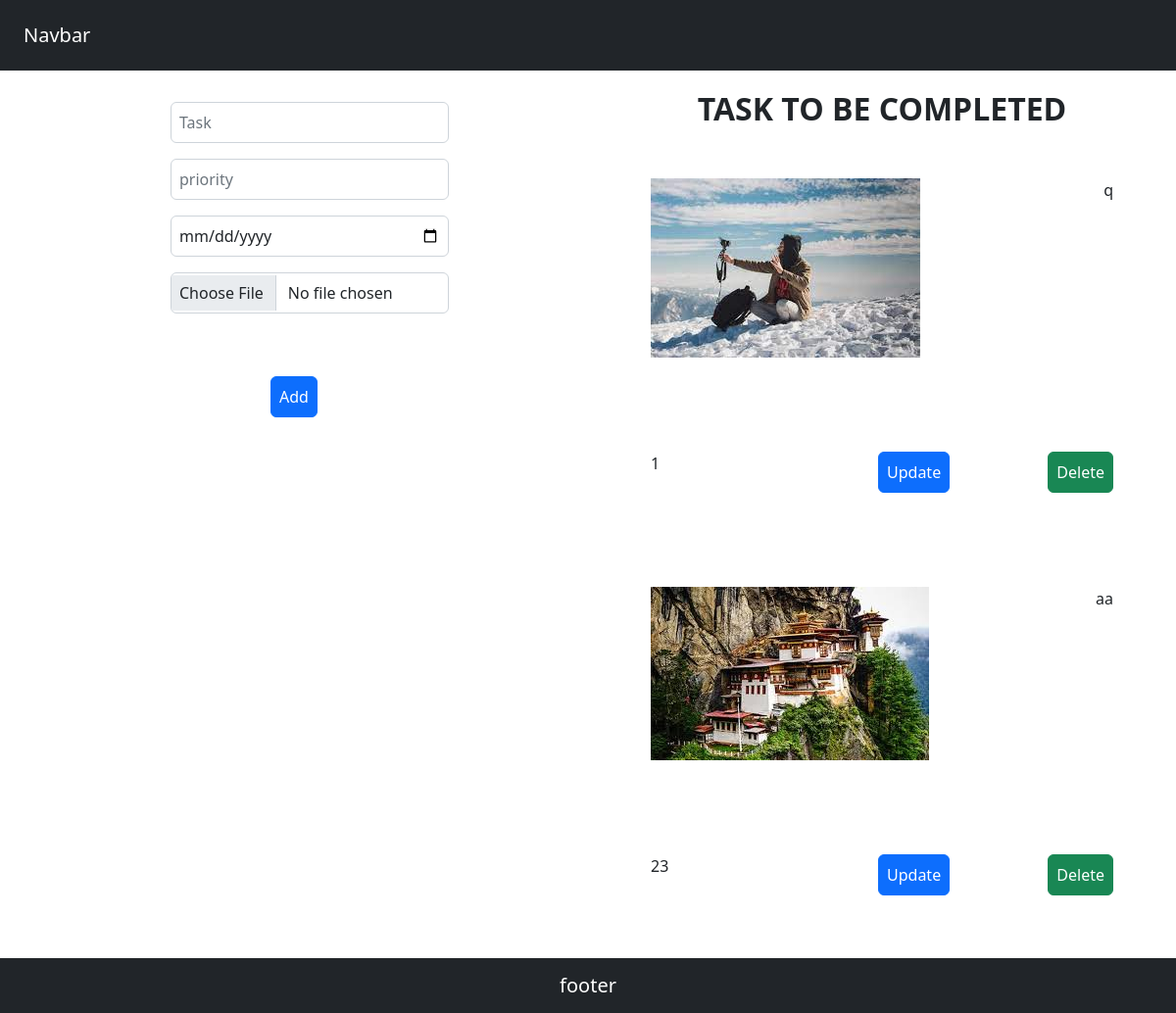
Before: / with the older database file.
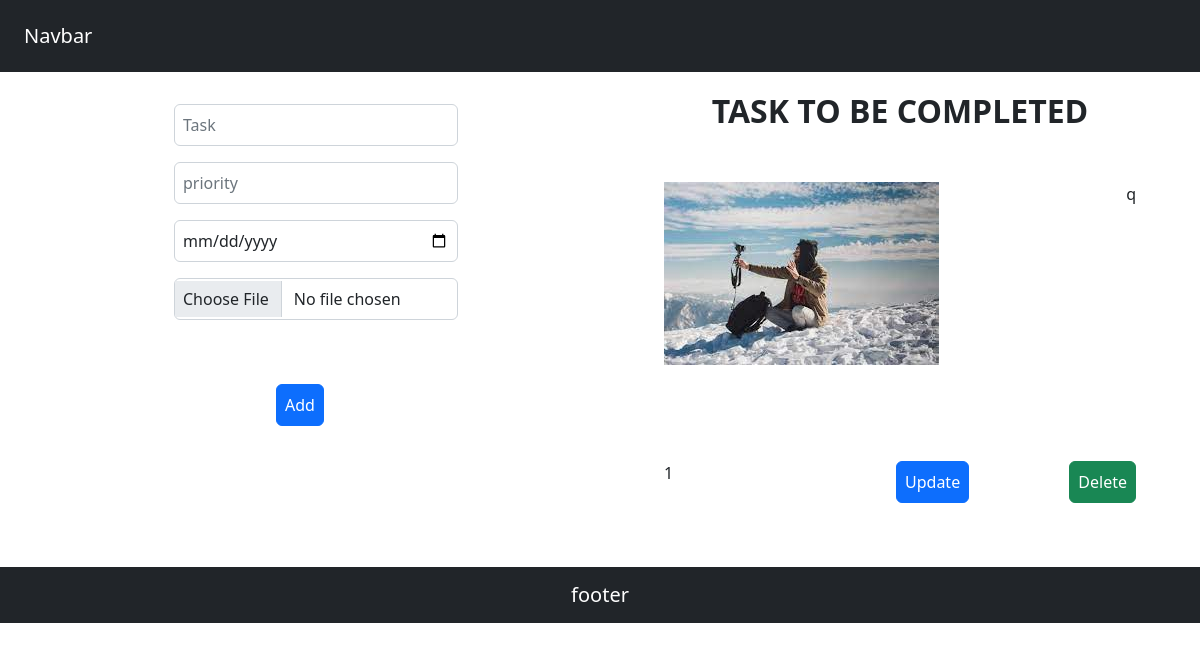
After: the same page with the newer database file.
### todoapp/models.py (models this page shows, shortened)
class Task(models.Model):
    task=models.CharField(max_length=250)
    priority=models.IntegerField()
    date=models.DateField()
    image=models.ImageField(upload_to='todoimage')

### todoapp/views.py (the view, shortened to what this page needs)
# urls.py: path('',views.Home,name='home'),
def Home(req):
    tasks=Task.objects.all()
    print(req.method)
    return render(req,'index.html',{"task":tasks})

### templates/index.html (shortened to what this page needs)
{% extends 'base.html' %}
    {% block content %}
<div class="container-fluid ">
  <div class="row">
    <div class="col-lg-6 col-md-6 col-sm-12 p-3 d-flex justify-content-center">
      <form action="" method="post" class="form w-50" enctype="multipart/form-data">
        <div class="my-3">
          <input type="text" name="task" placeholder="Task" class="form-control m-3 p-2 ">
        </div>
        <div>
          <input type="number" name="priority" placeholder="priority" class="form-control m-3 p-2">
        </div>
        <div>
          <input type="date" name="date" placeholder="date" class="form-control m-3 p-2">
        </div>
        <div>
          <input type="file" name="image" placeholder="image" class="form-control m-3 p-2">
        </div>
        <div class="my-3 text-center one">
          <button class="btn btn-primary p-2 m-5">Add</button>
        </div>
      </form>
    </div>
    <div class="col-lg-6 col-md-6 col-sm-12 p-3 two">
      <h1 class="text-center m-1">TASK TO BE COMPLETED</h1>
      <div class="container w-50%">
        {% for task in task %}
        <div class="tasks d-flex justify-content-between flex-wrap">
          <div class="child p-5"><img src="{{task.image.url}}"  alt="no image"></div>
          <div class="child p-5">{{task.task}} </div>
          <div class="child p-5"> {{task.priority}}</div>
          <div class="child">
            <a href="{% url 'update' task.id %}" class="btn btn-primary p-2 m-5">Update</a>
            <a href="{% url 'delete' task.id %}" class="btn btn-success p-2 m-5">Delete</a>
          </div>
        </div>
        {% empty %}
        <h3 class="text-primary p-2">Task is empty</h3>
        {% endfor %}
    </div>
  </div>
</div>
{% endblock %}

### templates/base.html (shortened to what this page needs)
{% load static %}
<!doctype html>
<html lang="en">
  <head>
    <link href="https://cdn.jsdelivr.net/npm/bootstrap@5.2.3/dist/css/bootstrap.min.css" rel="stylesheet">
    <link rel="stylesheet" href="{% static 'css/index.css' %}">
  </head>
  <body>
{% include 'nav.html' %}
  {% block content %}
  {% endblock %}
  {% include 'footer.html' %}
  </body>
</html>

### templates/nav.html
<nav class="navbar bg-dark navbar-dark p-4">
    <div class="container-fluid">
      <span class="navbar-brand mb-0 h1">Navbar</span>
    </div>
  </nav>

### templates/footer.html
<nav class="navbar bg-dark navbar-dark p-3">
    <div class="container-fluid">
      <span class="navbar-brand mb-0 mx-auto h1">footer</span>
    </div>
  </nav>

### static/css/index.css (style rules this page uses)
* { margin: 0 !important; padding: 0 !important; }
.btn { padding: 10px 10px; margin: 10px 10px; }
.two h1 { font-size: 2rem; font-weight: 600; }

Changed rows visible on the page:
removed Task: image (picture), task "aa", priority "23"
